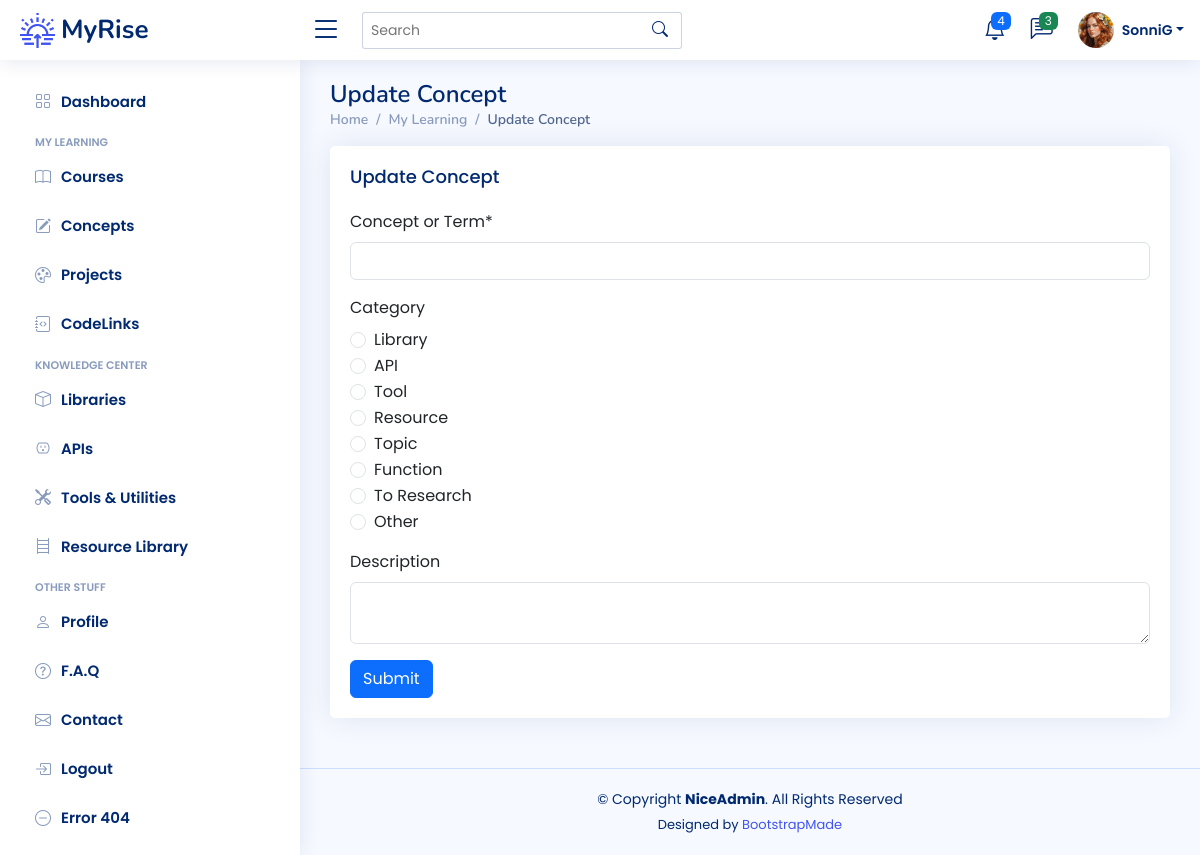
Before: /concepts/126/update (signed in) with the older database file.
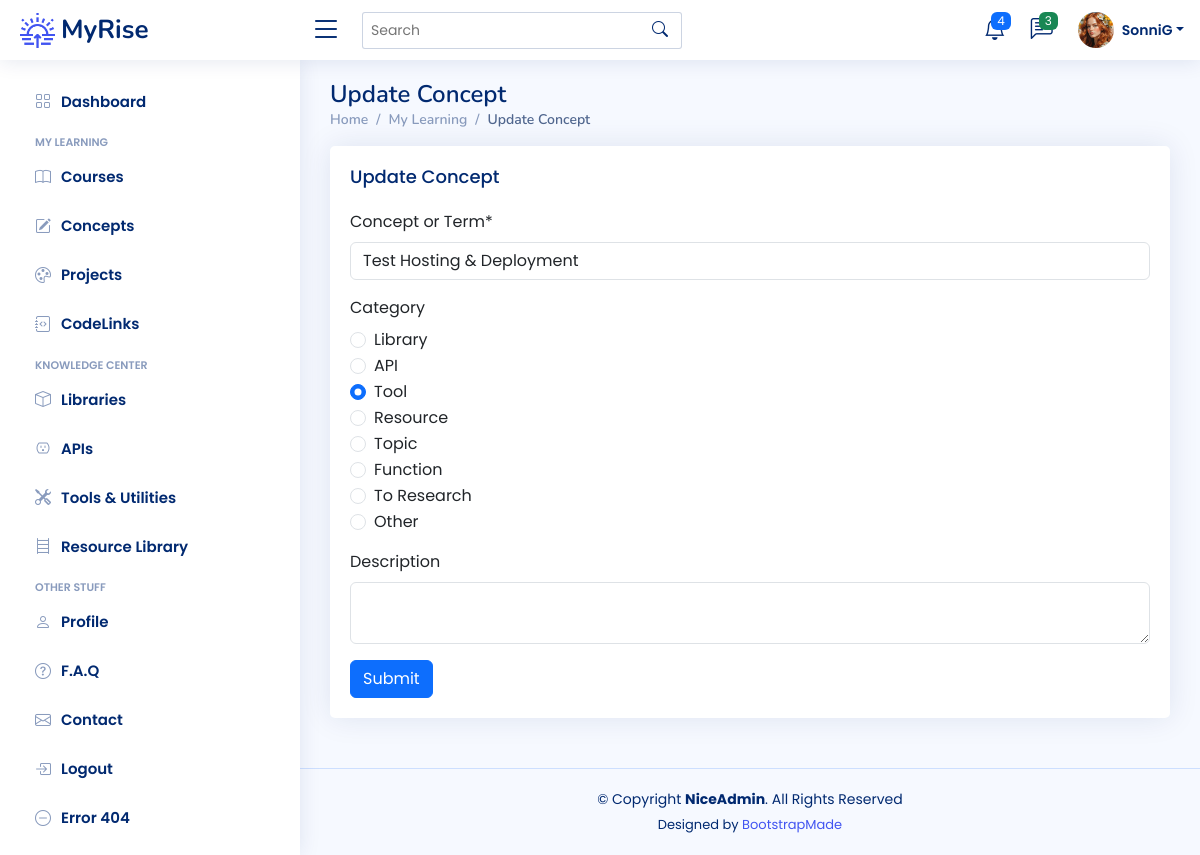
After: the same page with the newer database file.
### app/models.py (models this page shows)
class Concept(db.Model):
    __tablename__ = "concepts"
    id: Mapped[int] = mapped_column(Integer, primary_key=True)
    concept_term: Mapped[str] = mapped_column(String(50), nullable=False)
    category: Mapped[str] = mapped_column(String(100), nullable=True)
    description: Mapped[str] = mapped_column(Text, nullable=True)
    date_added: Mapped[datetime.date] = mapped_column(Date, nullable=False)

### app/routes.py (the view, shortened to what this page needs)
@app.route('/concepts/<int:num>/update', methods=["GET", "POST"])
@login_required
def update_concept(num):
    concept_to_update = db.session.execute(db.select(Concept).where(Concept.id == num)).scalar()
    form = NewConceptForm(obj=concept_to_update)
    return render_template('update.html', form=form, object="Concept")

### app/forms.py
class NewConceptForm(FlaskForm):
    concept_term = StringField("Concept or Term*", validators=[InputRequired()])
    category = RadioField("Category",
                           choices=[
                               ('library', 'Library'),
                               ('api', 'API'),
                               ('tool', 'Tool'),
                               ('resource', 'Resource'),
                               ('topic', 'Topic'),
                               ('function', 'Function'),
                               ('research', 'To Research'),
                               ('other', 'Other'),
                           ], coerce=str)
    description = TextAreaField("Description")
    submit = SubmitField("Submit")

### app/models.py (called while the page is built)
@login_manager.user_loader
def load_user(user_id):
    return db.get_or_404(User, user_id)

### app/templates/update.html (shortened to what this page needs)
{% extends 'base.html' %}
{% from 'bootstrap5/form.html' import render_form %}
{% block content %}
	<main id="main" class="main">
    <div class="pagetitle">
      <h1>Update {{ object }}</h1>
      <nav>
        <ol class="breadcrumb">
          <li class="breadcrumb-item"><a href="index.html">Home</a></li>
          <li class="breadcrumb-item">My Learning</li>
          <li class="breadcrumb-item active">Update {{ object }}</li>
        </ol>
      </nav>
    </div>
	 <div class="card">
		<div class="card-body">
		  <h5 class="card-title">Update {{ object }}</h5>
			{{ render_form(form, novalidate=True) }}
		</div>
	 </div>
	</main>
{% endblock %}

Changed rows visible on the page:
added Concept: concept_term "Test Hosting & Deployment", category "☐ Library ☐ API ☑ Tool ☐ Resource ☐ Topic ☐ Function ☐ To Research ☐ Other"
Other visible differences:
form field category: "☐ Library ☐ API ☐ Tool ☐ Resource ☐ Topic ☐ Function ☐ To Research ☐ Other" → (not shown)
